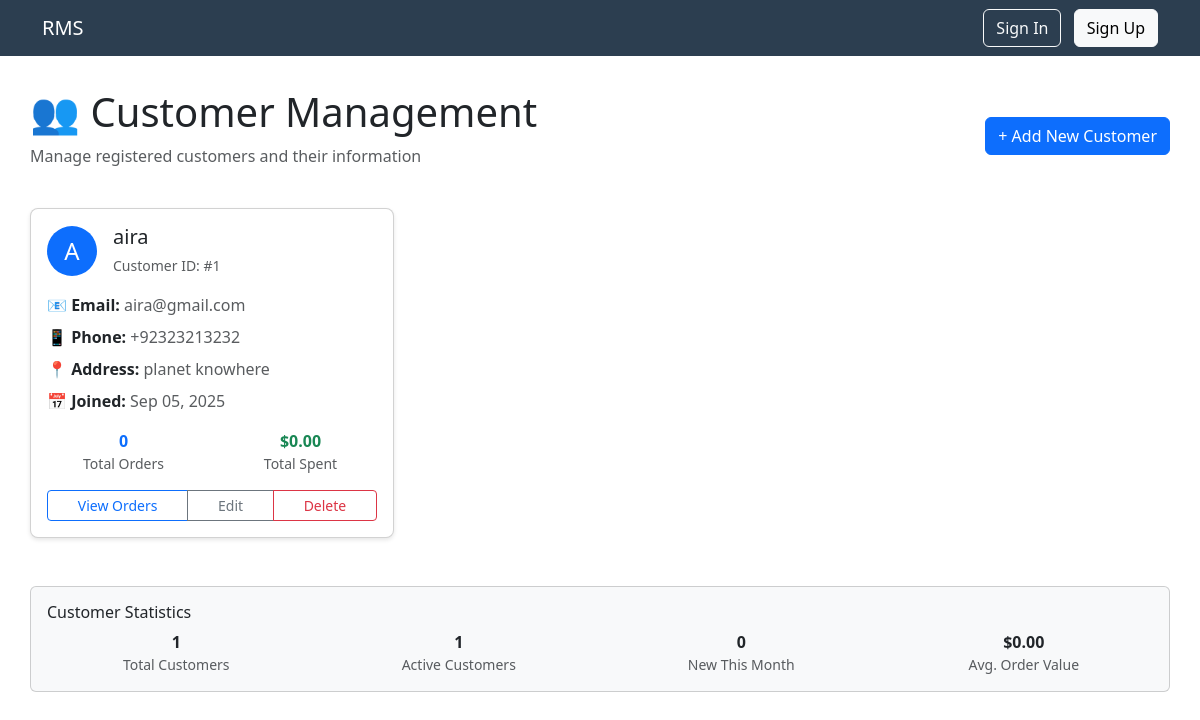
/customers/, run on an earlier commit of the app's database.
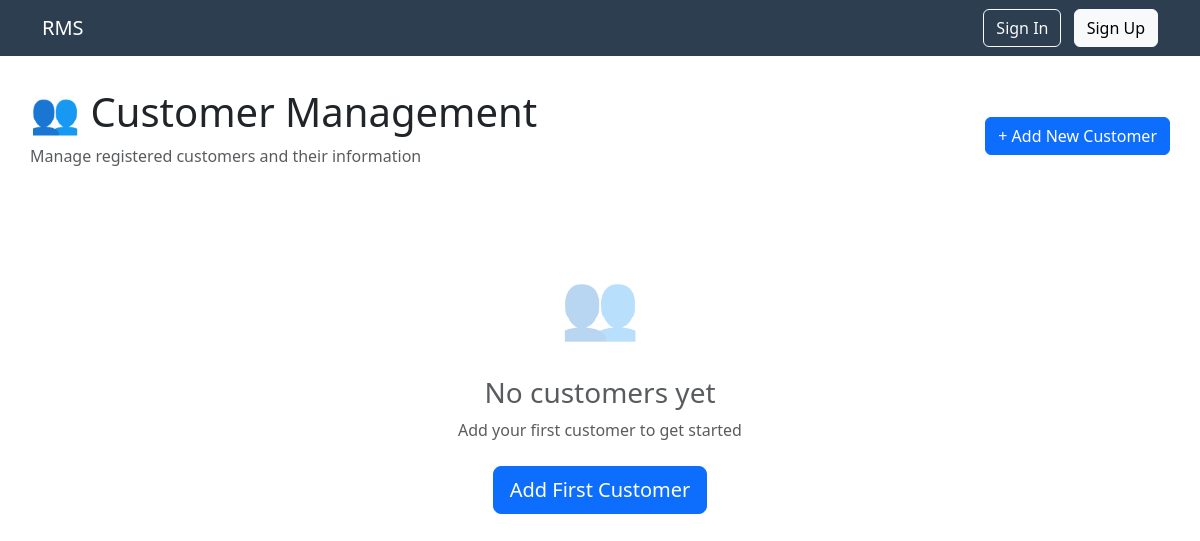
And on a later commit of the database.
### customers/models.py (models this page shows, shortened)
class Customer(models.Model):
    name = models.CharField(max_length=100)                                # Customer's full name
    email = models.EmailField(unique=True)                                 # Email address (must be unique)
    phone = models.CharField(max_length=15, unique=True)                   # Phone number (must be unique)
    address = models.TextField()                                           # Home address
    date_of_birth = models.DateField(null=True, blank=True)                # Birthday (optional)
    arrival_time = models.DateTimeField(auto_now_add=True)                 # When they first registered
    leaving_time = models.DateTimeField(null=True, blank=True)             # When they left (if tracked)
    created_at = models.DateTimeField(auto_now_add=True)                   # When customer account was created

### customers/views.py (the view)
# urls.py: path('customers/', customers_views.customer_list, name='customer_list'),
def customer_list(request):
	customers = Customer.objects.all()
	if request.method == 'POST':
		form = CustomerForm(request.POST)
		if form.is_valid():
			form.save()
			return redirect('customer_list')
	else:
		form = CustomerForm()
	return render(request, 'customer_list.html', {'customers': customers, 'form': form})

### templates/customer_list.html (shortened to what the changed rows need)
{% extends 'base.html' %}
{% block content %}
<div class="d-flex justify-content-between align-items-center mb-4">
    <div>
        <h1>👥 Customer Management</h1>
    </div>
</div>
{% if customers %}
    <div class="row">
        {% for customer in customers %}
        <div class="col-md-6 col-lg-4 mb-4">
            <div class="card content-card h-100">
                <div class="card-body">
                    <div class="d-flex align-items-center mb-3">
                        <div class="bg-primary text-white rounded-circle d-flex align-items-center justify-content-center me-3"
                             style="width: 50px; height: 50px; font-size: 1.5rem;">
                            {{ customer.name|first|upper }}
                        </div>
                        <div>
                            <h5 class="card-title mb-1">{{ customer.name }}</h5>
                            <small class="text-muted">Customer ID: #{{ customer.id }}</small>
                        </div>
                    </div>
                    <div class="mb-3">
                        <div class="mb-2">
                            <strong>📧 Email:</strong>
                            <span class="text-muted">{{ customer.email }}</span>
                        </div>
                        <div class="mb-2">
                            <strong>📱 Phone:</strong>
                            <span class="text-muted">{{ customer.phone|default:"Not provided" }}</span>
                        </div>
                        <div class="mb-2">
                            <strong>📍 Address:</strong>
                            <span class="text-muted">{{ customer.address|default:"Not provided" }}</span>
                        </div>
                        <div class="mb-2">
                            <strong>📅 Joined:</strong>
                            <span class="text-muted">{{ customer.created_at|date:"M d, Y" }}</span>
                        </div>
                    </div>
                    <div class="mb-3">
                        <div class="row text-center">
                            <div class="col-6">
                                <strong class="text-primary">{{ customer.order_set.count }}</strong>
                                <small class="d-block text-muted">Total Orders</small>
                            </div>
                            <div class="col-6">
                                <strong class="text-success">$0.00</strong>
                                <small class="d-block text-muted">Total Spent</small>
                            </div>
                        </div>
                    </div>
                    <div class="mt-auto">
                        <div class="btn-group w-100">
                            <a href="#" class="btn btn-sm btn-outline-primary">View Orders</a>
                            <button class="btn btn-sm btn-outline-secondary"
                                    data-bs-toggle="modal"
                                    data-bs-target="#editCustomerModal{{ customer.id }}">
                                Edit
                            </button>
                            <a href="#" class="btn btn-sm btn-outline-danger">Delete</a>
                        </div>
                    </div>
                </div>
            </div>
        </div>
        {% endfor %}
    </div>
    <div class="row mt-4">
        <div class="col-md-12">
            <div class="card bg-light">
                <div class="card-body">
                    <h6 class="card-title">Customer Statistics</h6>
                    <div class="row text-center">
                        <div class="col-md-3">
                            <strong>{{ customers|length }}</strong>
                            <small class="d-block text-muted">Total Customers</small>
                        </div>
                        <div class="col-md-3">
                            <strong>{{ customers|length }}</strong>
                            <small class="d-block text-muted">Active Customers</small>
                        </div>
                        <div class="col-md-3">
                            <strong>0</strong>
                            <small class="d-block text-muted">New This Month</small>
                        </div>
                        <div class="col-md-3">
                            <strong>$0.00</strong>
                            <small class="d-block text-muted">Avg. Order Value</small>
                        </div>
                    </div>
                </div>
            </div>
        </div>
    </div>
{% else %}
    <div class="text-center py-5">
        <div class="mb-4">
            <span style="font-size: 4rem; opacity: 0.3;">👥</span>
        </div>
        <h3 class="text-muted">No customers yet</h3>
        <p class="text-muted mb-4">Add your first customer to get started</p>
        <button class="btn btn-primary btn-lg" data-bs-toggle="modal" data-bs-target="#addCustomerModal">
            Add First Customer
        </button>
    </div>
{% endif %}
{% endblock %}

What changed in the data, as far as the page shows it:
removed Customer: name|first "A", name "aira", id "1", email "aira@gmail.com", phone "+92323213232", address "planet knowhere", created_at "Sep 05, 2025", order_set.count "0"
Also different on the page:
{{ customers|length }}: "1" → (not shown)
text no longer shown: "Customer Statistics Total Customers Active Customers 0 New This Month $0.00 Avg. Order Value"
text now shown: "👥 No customers yet Add your first customer to get started Add First Customer"
